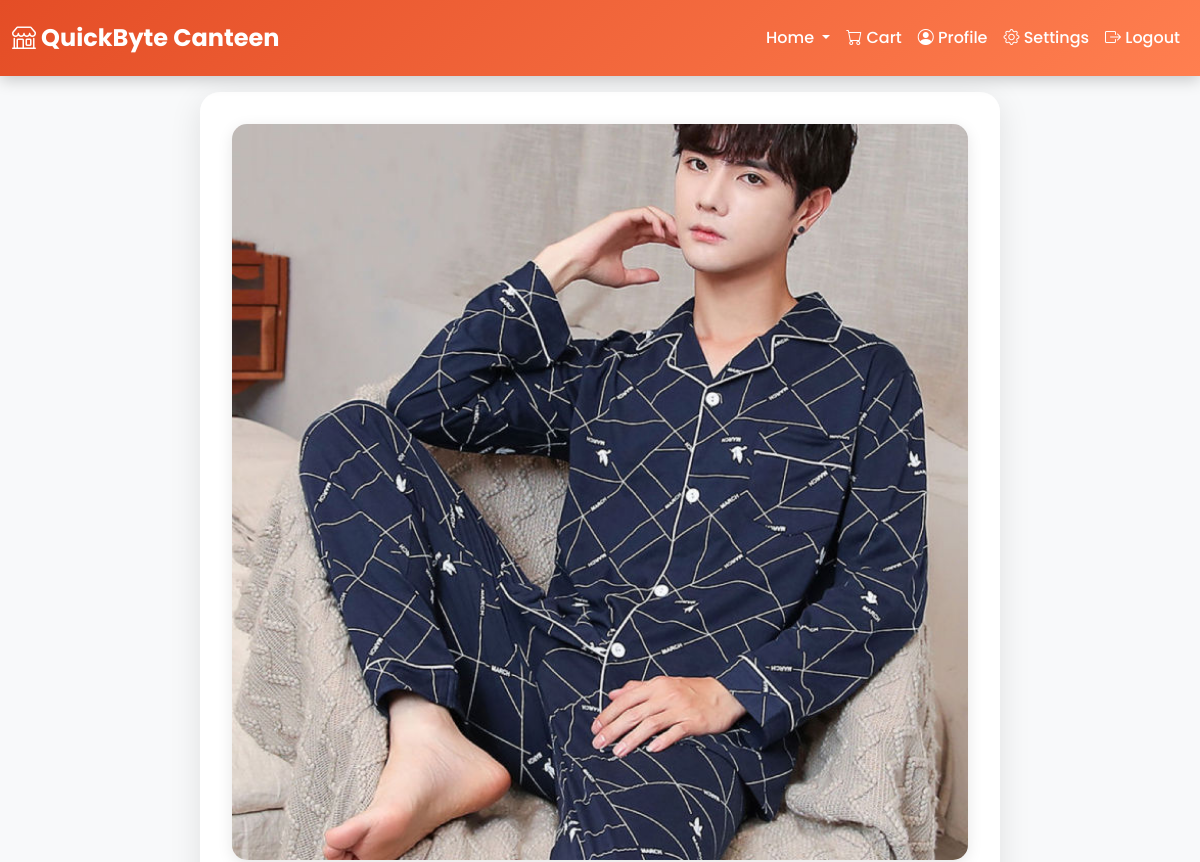
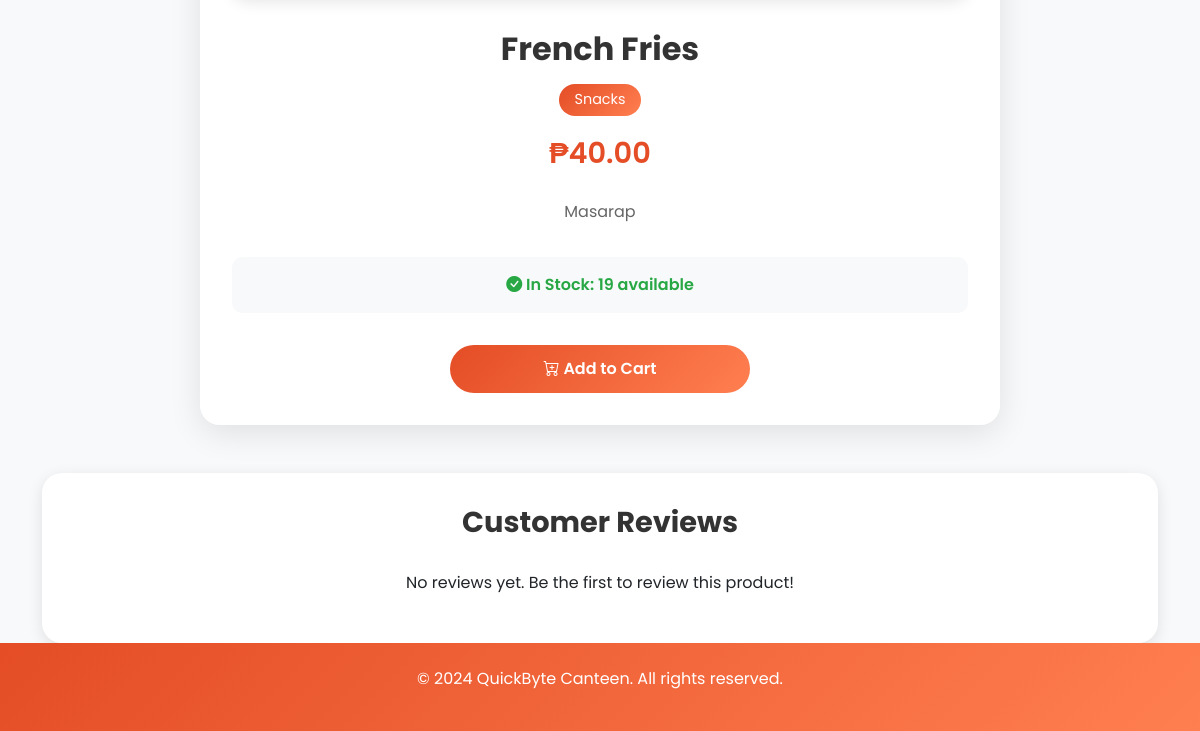
/user/product_details.php?item_id=13 (signed in), run on an earlier commit of the app's database (2 pictures, top to bottom).
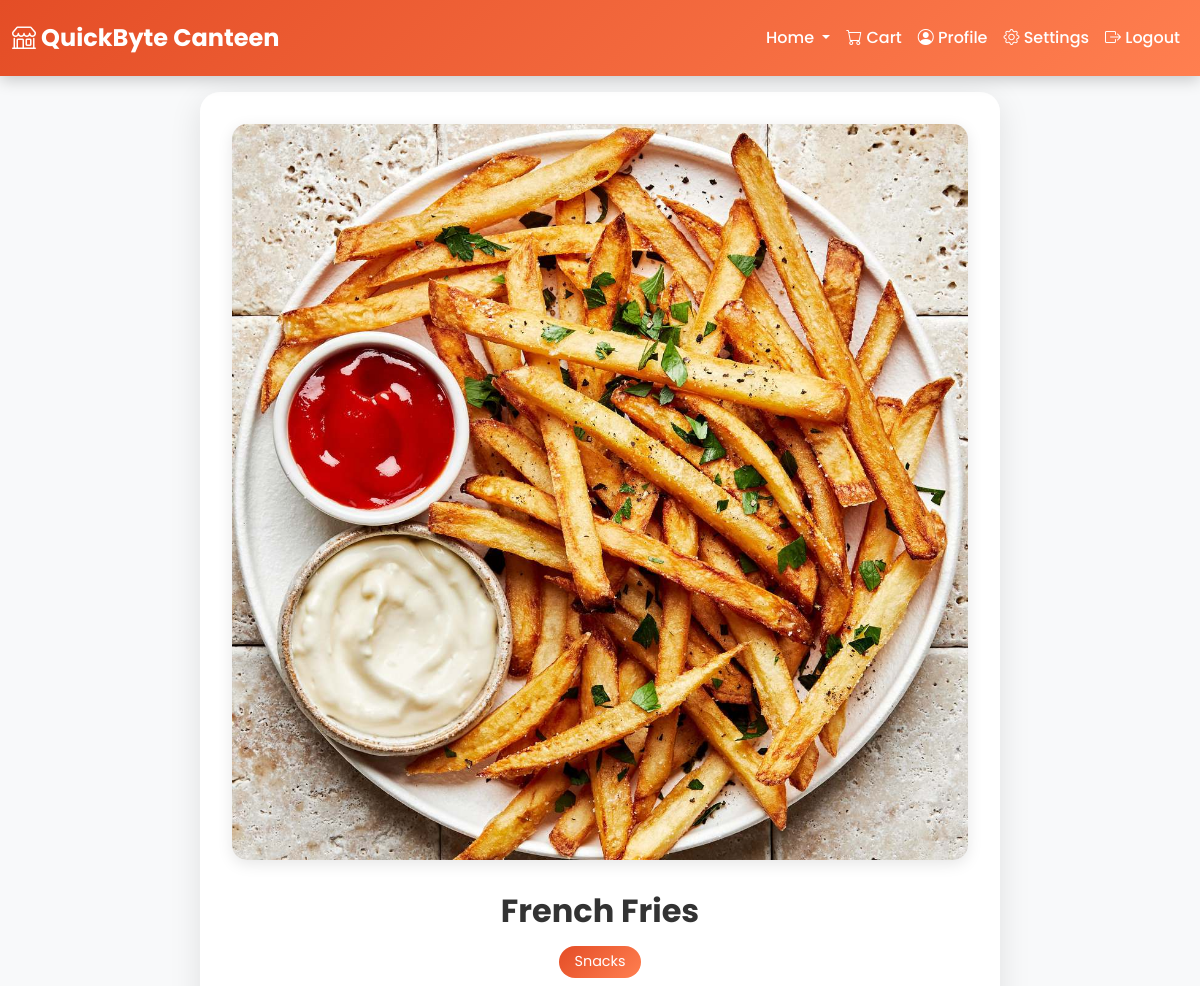
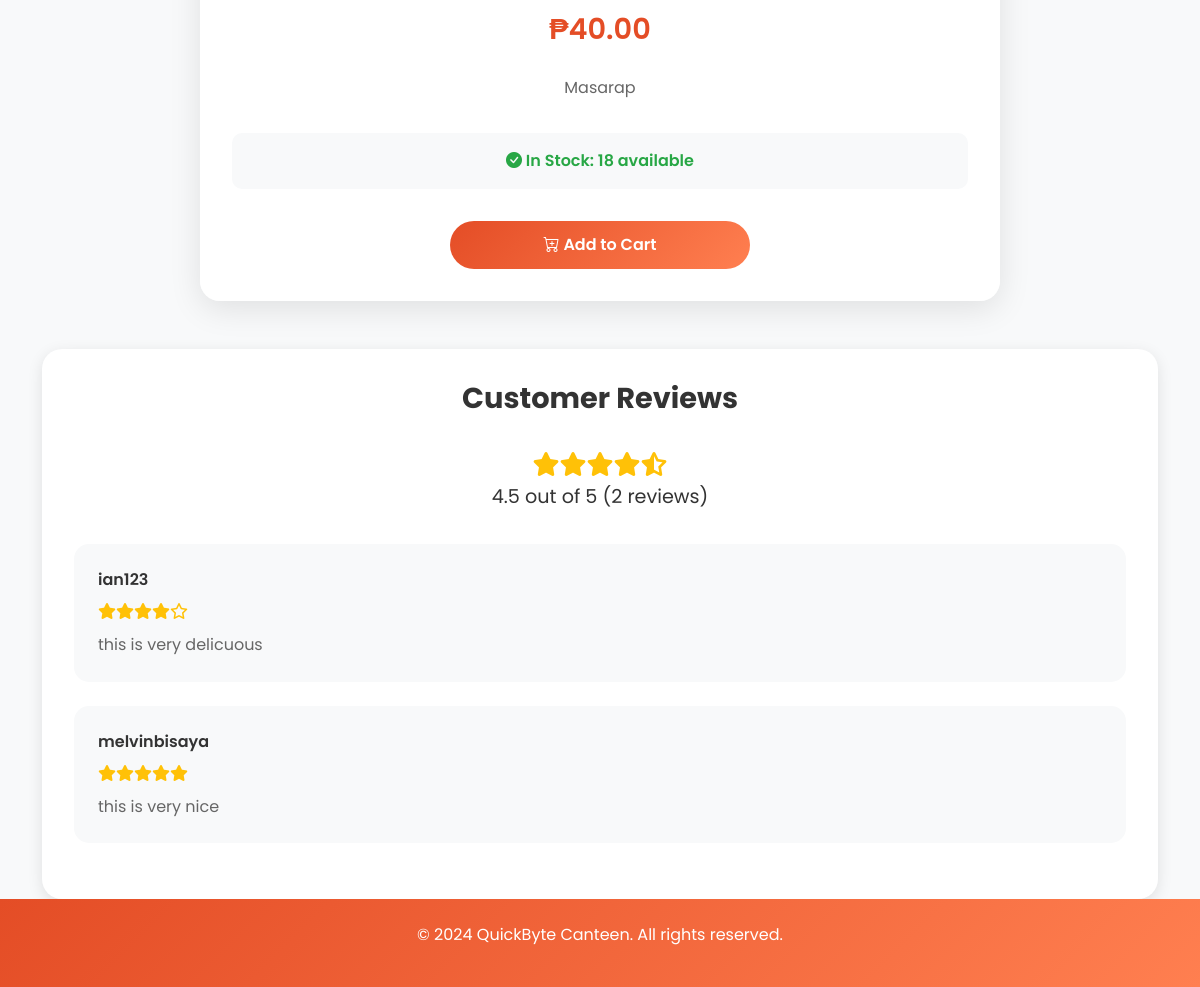
And on a later commit of the database (2 pictures, top to bottom).
### tables this page shows
CREATE TABLE IF NOT EXISTS `menu_items` (
  `item_id` int(11) NOT NULL AUTO_INCREMENT,
  `name` varchar(100) NOT NULL,
  `price` decimal(10,2) NOT NULL,
  `category` enum('Snacks','Drinks','Meals') NOT NULL,
  `availability` enum('Available','Out Of Stock') DEFAULT 'Out Of Stock',
  `image_path` varchar(255) NOT NULL DEFAULT 'default.jpg',
  `stall_id` int(11) NOT NULL,
  `description` text DEFAULT NULL,
  PRIMARY KEY (`item_id`),
  KEY `stall_id` (`stall_id`)
);

CREATE TABLE IF NOT EXISTS `feedback` (
  `feedback_id` int(11) NOT NULL AUTO_INCREMENT,
  `user_id` int(11) NOT NULL,
  `stall_id` int(11) NOT NULL,
  `rating` int(11) DEFAULT NULL CHECK (`rating` between 1 and 5),
  `comment` text DEFAULT NULL,
  `created_at` timestamp NOT NULL DEFAULT current_timestamp(),
  PRIMARY KEY (`feedback_id`),
  KEY `user_id` (`user_id`),
  KEY `fk_feedback_stalls` (`stall_id`)
);

CREATE TABLE IF NOT EXISTS `users` (
  `user_id` int(11) NOT NULL AUTO_INCREMENT,
  `name` varchar(100) NOT NULL,
  `email` varchar(100) NOT NULL,
  `password` varchar(255) NOT NULL,
  `role` enum('Student','Retailer','Admin') DEFAULT NULL,
  `balance` decimal(10,2) DEFAULT 0.00,
  `phone` varchar(15) DEFAULT NULL,
  `address` varchar(255) DEFAULT NULL,
  `status` tinyint(1) NOT NULL DEFAULT 1,
  `image_path` varchar(255) DEFAULT 'images/default-profile.jpg',
  `email_unique` varchar(255) GENERATED ALWAYS AS (case when `email` = 'ad123min@gmail.com' then NULL else `email` end) STORED,
  PRIMARY KEY (`user_id`),
  UNIQUE KEY `email` (`email`),
  UNIQUE KEY `email_unique` (`email_unique`),
  UNIQUE KEY `unique_email_constraint` (`email`,`role`)
);

### user/product_details.php (the view, shortened to what the changed rows need)
<?php
include '../config.php';
$item_id = intval($_GET['item_id']);
$sql = "
    SELECT
        m.item_id,
        m.name,
        m.price,
        m.category,
        m.image_path,
        m.description,
        m.stall_id,
        COALESCE(i.quantity, 0) AS inventory_stock,
        COALESCE(fs.quantity, 0) AS food_storage_stock,
        (COALESCE(i.quantity, 0) + COALESCE(fs.quantity, 0)) AS total_stock
    FROM menu_items m
    LEFT JOIN inventory i ON m.item_id = i.product_id
    LEFT JOIN food_storage fs ON m.item_id = fs.item_id
    WHERE m.item_id = ?
";
$stmt = $con->prepare($sql);
$stmt->bind_param("i", $item_id);
$stmt->execute();
$result = $stmt->get_result();
$product = $result->fetch_assoc();
$image_path = str_replace("../../", "../", $product['image_path']);
$sql_reviews = "
    SELECT f.feedback_id, f.rating, f.comment, f.created_at, f.user_id, u.name AS reviewer_name
    FROM feedback f
    JOIN users u ON f.user_id = u.user_id
    WHERE f.stall_id = ?
    ORDER BY f.created_at DESC
";
$stmt_reviews = $con->prepare($sql_reviews);
$stmt_reviews->bind_param("i", $product['stall_id']);
$stmt_reviews->execute();
$result_reviews = $stmt_reviews->get_result();
$reviews = $result_reviews->fetch_all(MYSQLI_ASSOC);
$countReviews = count($reviews);
$totalRating = 0;
foreach ($reviews as $review) {
    $totalRating += $review['rating'];
}
$averageRating = $countReviews > 0 ? round($totalRating / $countReviews, 1) : 0;
?>
<!DOCTYPE html>
<html lang="en">
<head>
    <link rel="stylesheet" href="https://cdn.jsdelivr.net/npm/bootstrap@5.3.0-alpha1/dist/css/bootstrap.min.css">
    <link rel="stylesheet" href="https://cdn.jsdelivr.net/npm/bootstrap-icons@1.11.3/font/bootstrap-icons.min.css">
    <link rel="stylesheet" href="https://cdnjs.cloudflare.com/ajax/libs/font-awesome/6.0.0/css/all.min.css">
</head>
<body>
    <div class="container">
        <div class="product-container">
            <div class="product-image">
                <img src="<?php echo htmlspecialchars($image_path); ?>"
                     alt="<?php echo htmlspecialchars($product['name']); ?>">
            </div>
            <div class="product-info">
                <h1 class="product-title"><?php echo htmlspecialchars($product['name']); ?></h1>
                <div class="product-category"><?php echo htmlspecialchars($product['category']); ?></div>
                <div class="product-price">₱<?php echo number_format($product['price'], 2); ?></div>
                <p class="product-description">
                    <?php echo htmlspecialchars($product['description'] ?? 'No description available.'); ?>
                </p>
                <div class="stock-info">
                    <?php if ($product['total_stock'] > 0): ?>
                        <span class="in-stock">
                            <i class="bi bi-check-circle-fill"></i>
                            In Stock: <?php echo $product['total_stock']; ?> available
                        </span>
                    <?php else: ?>
                        <span class="out-of-stock">
                            <i class="bi bi-x-circle-fill"></i> Currently Out of Stock
                        </span>
                    <?php endif; ?>
                </div>
                <button class="btn-add-cart"
                        onclick="addToCart(<?php echo $product['item_id']; ?>)"
                        <?php echo $product['total_stock'] <= 0 ? 'disabled' : ''; ?>>
                    <?php if ($product['total_stock'] > 0): ?>
                        <i class="bi bi-cart-plus"></i> Add to Cart
                    <?php else: ?>
                        <i class="bi bi-x-circle"></i> Sold Out
                    <?php endif; ?>
                </button>
            </div>
        </div>
        <div class="reviews-section">
            <h2 class="reviews-title">Customer Reviews</h2>
            <?php if ($countReviews > 0): ?>
                <div class="average-rating">
                    <div class="stars">
                        <?php
                        for ($i = 1; $i <= 5; $i++) {
                            if ($i <= $averageRating) {
                                echo '<i class="fas fa-star"></i>';
                            } elseif ($i - 0.5 <= $averageRating) {
                                echo '<i class="fas fa-star-half-alt"></i>';
                            } else {
                                echo '<i class="far fa-star"></i>';
                            }
                        }
                        ?>
                    </div>
                    <div><?php echo $averageRating; ?> out of 5 (<?php echo $countReviews; ?> reviews)</div>
                </div>
                <?php foreach ($reviews as $review): ?>
                    <div class="review-card">
                        <div class="reviewer-name"><?php echo htmlspecialchars($review['reviewer_name']); ?></div>
                        <div class="review-rating">
                            <?php
                            for ($i = 1; $i <= 5; $i++) {
                                if ($i <= $review['rating']) {
                                    echo '<i class="fas fa-star"></i>';
                                } else {
                                    echo '<i class="far fa-star"></i>';
                                }
                            }
                            ?>
                        </div>
                        <div class="review-comment"><?php echo nl2br(htmlspecialchars($review['comment'])); ?></div>
                    </div>
                <?php endforeach; ?>
            <?php else: ?>
                <p class="text-center">No reviews yet. Be the first to review this product!</p>
            <?php endif; ?>
        </div>
    </div>
</body>
</html>

What changed in the data, as far as the page shows it:
changed menu_items "French Fries": image_path: a different picture
added feedback: user.name "ian123", rating 4 (drawn), comment "this is very delicuous"
added feedback: user.name "melvinbisaya", rating 5 (drawn), comment "this is very nice"
Also different on the page:
$product['total_stock']: "19" → "18"
$averageRating: (not shown) → "4.5"
$countReviews: (not shown) → "2"
text no longer shown: "No reviews yet. Be the first to review this product!"
text now shown: "out of 5 ( reviews)"
